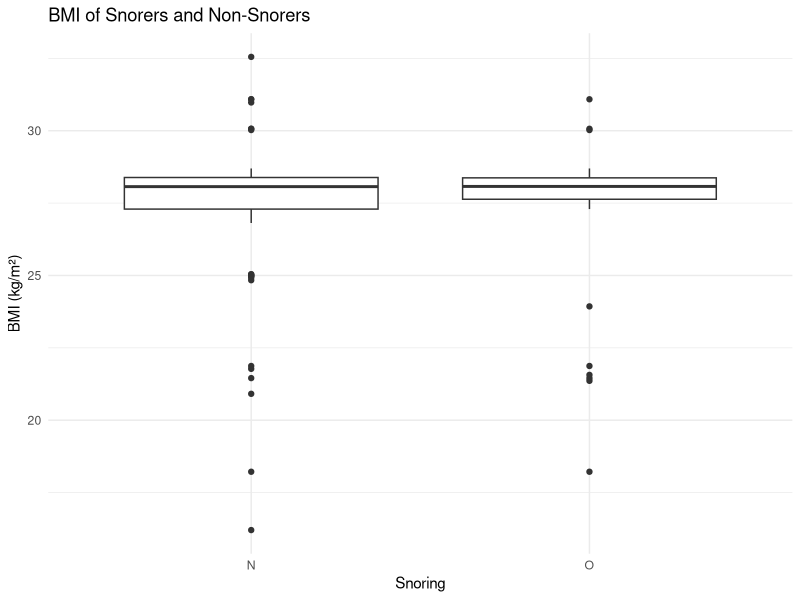

This chart was generated by the following R code:
## ---- chunk 1

library(tidyverse)

# 1.Import the data

snore <- read_delim("data/snore copy.csv") # delim seperates the columns correctly 

# View the first 6 rows to make sure it was imported correctly 
head(snore)
## ---- chunk 2

# 1. Create BMI variable: create a new column BMI with the height m 
snore <- snore %>% mutate(BMI = weight / (height / 100)^2) # mutate adds a new column BMI 

head(snore)

## ---- chunk 3
# 2. # Visualize BMI distribution: boxplot before deciding the type of statistical test

ggplot(snore, aes(x = snore, y = BMI)) +
  geom_boxplot() +
  labs(title = "BMI of Snorers and Non-Snorers", x = "Snoring", y = "BMI (kg/m²)") +
  theme_minimal()
## ---- chunk 4

# 3. Descriptive statistics table
snore %>% group_by(snore) %>%
  summarise(mean_BMI = mean(BMI), median_BMI = median(BMI), sd_BMI = sd(BMI), n = n())
## ---- chunk 5
# 4. Check the normality of BMI in both groups using Shapiro-Wilk test.

# a) Check normality of BMI for non-snorers
shapiro.test(snore$BMI[snore$snore == "N"]) # take the BMI column only for the rows where snore = no 

# b) Check normality of BMI for snorers
shapiro.test(snore$BMI[snore$snore == "O"]) # take the BMI column only for the rows where snore = yes

## ---- chunk 6

# 5. Run the Wilcoxon rank-sum test on BMI 

wilcox.test(BMI ~ snore, data = snore)
